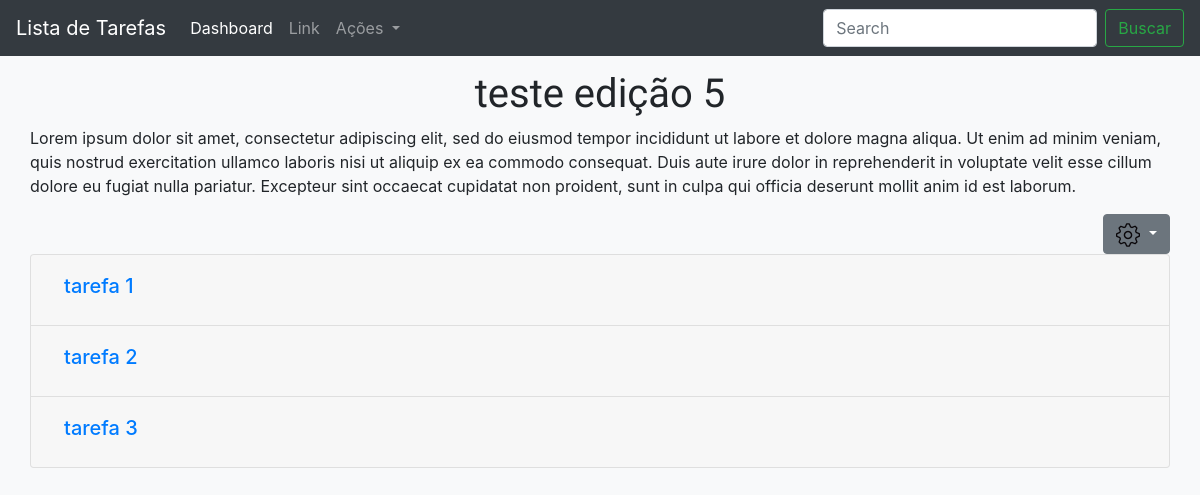
The app's page /listas/lista/4 (signed in), older data.
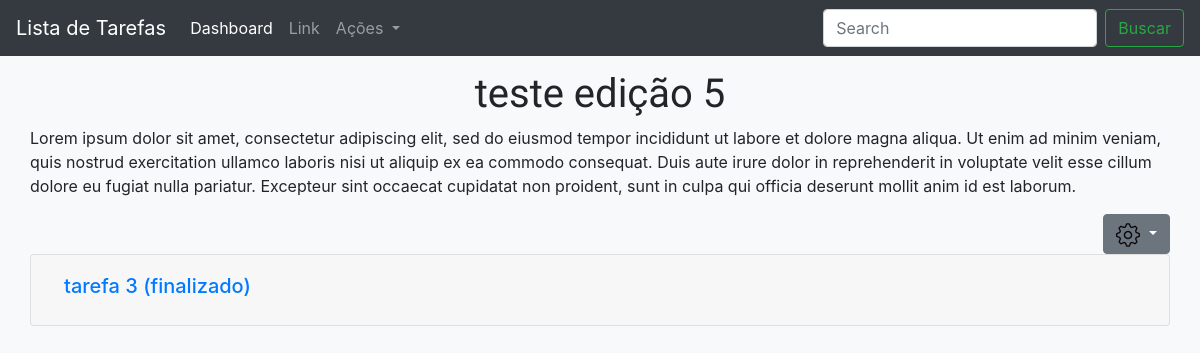
The same page, newer data.
### listas/models.py (models this page shows, shortened)
class Tarefa(models.Model):
    lista = models.ForeignKey(Lista, on_delete=models.CASCADE)
    nome = models.CharField(max_length=100)
    desc = models.TextField(blank=True, null=True)
    data_criacao = models.DateField(auto_now_add=True)
    prazo = models.DateField(blank=True, null=True)
    finalizado = models.BooleanField(default=False)

### listas/views.py (the view)
# urls.py: path('lista/<int:lista_id>', views.exibe_lista, name='lista'),
def exibe_lista(request, lista_id):
    if request.user.is_authenticated:
        lista = Lista.objects.get(pk=lista_id)
        tarefas = Tarefa.objects.order_by('-data_criacao').filter(lista=lista_id)
        dados = {'lista': lista, 'tarefas': tarefas}
        return render(request, 'lista.html', dados)
    else:
        return redirect('/login')

### templates/lista.html (shortened to what this page needs)
{% load static %}
<!DOCTYPE html>
<html lang="en">
<head>
    <link rel="stylesheet" href="https://stackpath.bootstrapcdn.com/bootstrap/4.5.2/css/bootstrap.min.css"
>
    <link rel="stylesheet" href="{% static 'css/lista.css' %}">
</head>
<body class="container-fluid bg-light">
    {% include './partials/_navbar.html' %}
    <main class="container-fluid bg-light">
        <h1 class="titulo fonte-titulo">{{lista.nome}}</h1>
        <p>{{lista.desc}}</p>
        <div class="dropdown d-flex justify-content-end">
            <a class="btn btn-secondary dropdown-toggle" href="#" role="button" id="dropdownMenuLink"
                data-toggle="dropdown" aria-haspopup="true" aria-expanded="false">
                <img src="{% static 'img/settings-tool.png' %}">
            </a>
        </div>
        <section class="accordion" id="accordionExample">
            {% if tarefas %}
            {% for tarefa in tarefas %}
            <article class="card">
                <div class="card-header">
                    <h2 class="mb-0">
                        <button class="btn btn-link btn-block text-left" type="button" data-toggle="collapse"
                            data-target="#tarefa{{tarefa.id}}" aria-expanded="false" aria-controls="collapseOne">
                            <div class="tarefa">
                                {% if tarefa.finalizado == True %}
                                <h2 class="titulo-tarefa">{{tarefa.nome}} (finalizado)</h2>
                                {% else %}
                                <h2 class="titulo-tarefa">{{tarefa.nome}}</h2>
                                {% endif %}
                            </div>
                        </button>
                    </h2>
                </div>
            </article>
            {% endfor %}
            {% endif %}
        </section>
    </main>
</body>
</html>

Row changes from the older to the newer data that the page shows:
removed Tarefa: nome "tarefa 1"
removed Tarefa: nome "tarefa 2"
changed Tarefa "tarefa 3": finalizado False → True (drawn)
